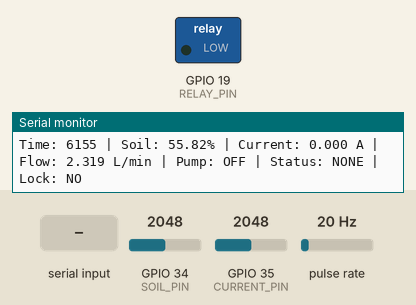
This sketch was run on a simulated ESP32. Parts: switched loads named in the sketch (green lamp = pin HIGH), the last lines printed to the serial monitor. Wiring (inferred from the names in the program): pulse sensor: data GPIO 18. The inputs (shaded band) are chosen by the test bench; at power-on: GPIO 34 (SOIL_PIN) = 2048, pulse rate 20 Hz, GPIO 35 (CURRENT_PIN) = 2048 (analog values on the 0–4095 scale).

Above: at 6.3 s.
6.4 s: GPIO 34 (SOIL_PIN) set to 2363
8.4 s: GPIO 34 (SOIL_PIN) set to 2457
At 9.7 s:
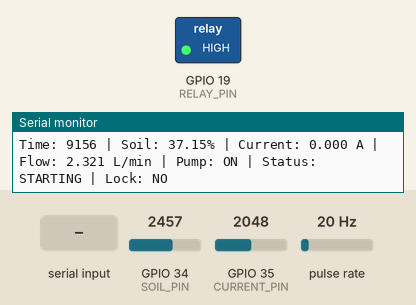
10.7 s: "S" received over Serial
12.2 s: pulse rate (sensor on GPIO 18) set to 4 Hz
16.2 s: GPIO 35 (CURRENT_PIN) set to 2172
18.6 s: GPIO 35 (CURRENT_PIN) set to 2047
At 24.7 s:
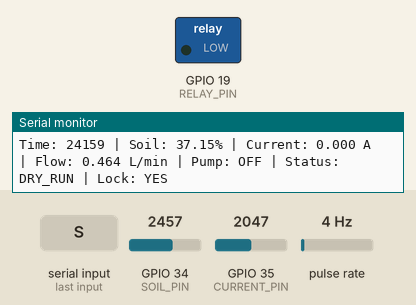
Timing chart, 0 to 25.7 s (numbered marks = the images above; inputs shaded):
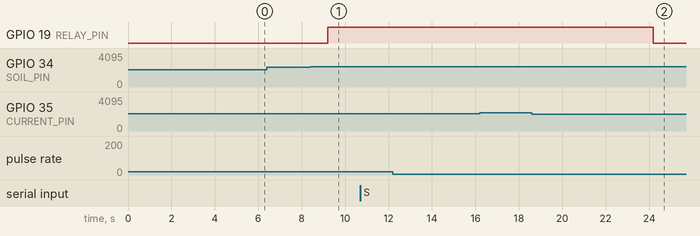

The sketch:

HybridFlow_ML_Baseline.ino
```cpp
// ============================================================
// HYBRIDFLOW / ZAQUAFLOW
// AUTOMATIC SOIL-BASED PUMP CONTROL
// RULE-BASED PUMP FAULT DETECTION & AUTO SHUTDOWN
// + SERIAL TELEMETRY FOR LAPTOP XGBOOST TESTING
//
// ESP32 pins:
// Soil moisture : GPIO 34
// Flow sensor   : GPIO 18
// ACS712        : GPIO 35
// Relay         : GPIO 19
//
// Serial commands (115200 baud):
// S = Manual Start Pump
// P = Manual Stop Pump
// R = Reset Fault Lock
//
// Fault classes:
// NORMAL, DRY_RUN, BLOCKAGE, CAVITATION
//
// Python telemetry format:
// ML,soil_moisture_pct,flow_lpm,current_a,pump_state,firmware_status
//
// IMPORTANT:
// - ML prediction runs on your laptop, not on this ESP32.
// - The ESP32 rule-based protection remains responsible for shutdown.
// - Keep the pump's water supply and outlet safely configured.
// ============================================================

#include <Arduino.h>
#include <math.h>

// ============================================================
// PIN DEFINITIONS
// ============================================================

#define SOIL_PIN        34
#define FLOW_PIN        18
#define CURRENT_PIN     35
#define RELAY_PIN       19

// ============================================================
// SENSOR CALIBRATION
// ============================================================

#define AIR_VALUE          3271
#define WATER_VALUE        1080
#define SENSITIVITY        0.100
#define PULSES_PER_LITRE   517.0

float zeroOffset = 0.0;

// ============================================================
// RELAY CONFIGURATION
// Change these if your relay module is active-LOW.
// ============================================================

#define PUMP_ON         HIGH
#define PUMP_OFF        LOW

// ============================================================
// AUTOMATIC SOIL CONTROL
// ============================================================

#define SOIL_PUMP_ON_THRESHOLD    40.0
#define SOIL_PUMP_OFF_THRESHOLD   70.0

// ============================================================
// RULE-BASED FAULT THRESHOLDS
// ============================================================

#define NORMAL_FLOW_MIN           1.80
#define LOW_FLOW_THRESHOLD        0.50
#define DRY_RUN_CURRENT_MAX       0.72
#define BLOCKAGE_CURRENT_MIN      0.73
#define CAVITATION_CURRENT_MIN    0.73

// ============================================================
// TIMING
// ============================================================

#define STARTUP_DELAY             5000UL
#define FAULT_CONFIRM_TIME        5000UL
#define SAMPLE_INTERVAL           1000UL

// ============================================================
// GLOBAL VARIABLES
// ============================================================

volatile unsigned long flowPulses = 0;

unsigned long lastFlowCalculation = 0;
unsigned long lastSampleTime = 0;

unsigned long pumpStartTime = 0;
unsigned long faultStartTime = 0;

float flowRate = 0.0;
float totalLitres = 0.0;
float currentA = 0.0;
float soilMoisture = 0.0;

bool pumpRunning = false;
bool faultLocked = false;

String currentFault = "NONE";

// ============================================================
// FLOW SENSOR INTERRUPT
// ============================================================

void IRAM_ATTR flowPulse()
{
  flowPulses++;
}

// ============================================================
// SOIL MOISTURE READING
// ============================================================

float readSoilMoisture()
{
  int raw = analogRead(SOIL_PIN);

  float moisture =
      ((float)(AIR_VALUE - raw) /
       (float)(AIR_VALUE - WATER_VALUE)) * 100.0;

  moisture = constrain(moisture, 0.0, 100.0);

  return moisture;
}

// ============================================================
// ACS712 ZERO-CURRENT CALIBRATION
// Keep the pump OFF during startup calibration.
// ============================================================

void calibrateCurrentSensor()
{
  const int samples = 1000;
  long total = 0;

  Serial.println();
  Serial.println("================================");
  Serial.println(" CURRENT SENSOR CALIBRATION");
  Serial.println("================================");
  Serial.println("Make sure pump is OFF.");
  Serial.println("Calibrating...");

  delay(2000);

  for (int i = 0; i < samples; i++)
  {
    total += analogRead(CURRENT_PIN);
    delay(2);
  }

  zeroOffset = total / (float)samples;

  Serial.print("Auto Zero Offset: ");
  Serial.println(zeroOffset, 2);

  Serial.println("Calibration complete.");
  Serial.println("================================");
  Serial.println();
}

// ============================================================
// ACS712 CURRENT READING
// ============================================================

float readCurrent()
{
  const int samples = 100;
  long total = 0;

  for (int i = 0; i < samples; i++)
  {
    total += analogRead(CURRENT_PIN);
    delayMicroseconds(200);
  }

  float rawAverage = total / (float)samples;

  float voltageDifference =
      ((rawAverage - zeroOffset) * 3.3) / 4095.0;

  float current = voltageDifference / SENSITIVITY;

  if (fabs(current) < 0.05)
  {
    current = 0.0;
  }

  return fabs(current);
}

// ============================================================
// FLOW RATE CALCULATION
// ============================================================

void calculateFlow()
{
  unsigned long now = millis();
  unsigned long elapsed = now - lastFlowCalculation;

  if (elapsed >= 1000UL)
  {
    noInterrupts();
    unsigned long pulses = flowPulses;
    flowPulses = 0;
    interrupts();

    float litres = pulses / PULSES_PER_LITRE;

    totalLitres += litres;

    flowRate = litres * (60000.0 / elapsed);

    lastFlowCalculation = now;
  }
}

// ============================================================
// START PUMP
// ============================================================

void startPump()
{
  if (faultLocked)
  {
    Serial.println();
    Serial.println("!!! PUMP START BLOCKED !!!");
    Serial.println("Fault lock is active.");
    Serial.println("Press R to reset the fault.");
    Serial.println();
    return;
  }

  digitalWrite(RELAY_PIN, PUMP_ON);

  pumpRunning = true;
  pumpStartTime = millis();
  faultStartTime = 0;
  currentFault = "STARTING";

  Serial.println();
  Serial.println("================================");
  Serial.println("       PUMP STARTED");
  Serial.println("================================");
  Serial.println("Fault monitoring starts after 5 seconds.");
}

// ============================================================
// STOP PUMP
// ============================================================

void stopPump()
{
  digitalWrite(RELAY_PIN, PUMP_OFF);

  pumpRunning = false;
  faultStartTime = 0;
  currentFault = "NONE";

  Serial.println();
  Serial.println(">>> PUMP OFF <<<");
}

// ============================================================
// AUTOMATIC FAULT SHUTDOWN
// ============================================================

void faultShutdown(String fault)
{
  digitalWrite(RELAY_PIN, PUMP_OFF);

  pumpRunning = false;
  currentFault = fault;
  faultLocked = true;
  faultStartTime = 0;

  Serial.println();
  Serial.println("========================================");
  Serial.println("        !!! FAULT DETECTED !!!");
  Serial.println("========================================");

  Serial.print("FAULT: ");
  Serial.println(fault);

  Serial.println("Pump automatically turned OFF.");
  Serial.println("FAULT LOCK ACTIVE.");
  Serial.println("Press R to reset fault.");
  Serial.println("========================================");
  Serial.println();
}

// ============================================================
// RESET FAULT LOCK
// ============================================================

void resetFault()
{
  if (!faultLocked)
  {
    Serial.println();
    Serial.println("No fault lock is active.");
    return;
  }

  faultLocked = false;
  faultStartTime = 0;
  currentFault = "NONE";

  Serial.println();
  Serial.println("========================================");
  Serial.println("          FAULT RESET");
  Serial.println("========================================");
  Serial.println("Fault lock cleared.");
  Serial.println("Automatic soil control is active.");
  Serial.println("========================================");
  Serial.println();
}

// ============================================================
// RULE-BASED FAULT DETECTION
// ============================================================

void detectFault()
{
  if (!pumpRunning)
  {
    return;
  }

  unsigned long now = millis();

  // Startup protection
  if (now - pumpStartTime < STARTUP_DELAY)
  {
    currentFault = "STARTING";
    faultStartTime = 0;
    return;
  }

  // NORMAL
  if (flowRate >= NORMAL_FLOW_MIN)
  {
    currentFault = "NORMAL";
    faultStartTime = 0;
    return;
  }

  // CAVITATION
  if (flowRate >= LOW_FLOW_THRESHOLD &&
      flowRate < NORMAL_FLOW_MIN &&
      currentA >= CAVITATION_CURRENT_MIN)
  {
    if (currentFault != "CAVITATION")
    {
      currentFault = "CAVITATION";
      faultStartTime = now;
      Serial.println("WARNING: CAVITATION CONDITION");
    }

    if (now - faultStartTime >= FAULT_CONFIRM_TIME)
    {
      faultShutdown("CAVITATION");
    }

    return;
  }

  // VERY LOW FLOW: DRY RUN or BLOCKAGE
  if (flowRate < LOW_FLOW_THRESHOLD)
  {
    // DRY RUN
    if (currentA <= DRY_RUN_CURRENT_MAX)
    {
      if (currentFault != "DRY_RUN")
      {
        currentFault = "DRY_RUN";
        faultStartTime = now;
        Serial.println("WARNING: DRY RUN CONDITION");
      }

      if (now - faultStartTime >= FAULT_CONFIRM_TIME)
      {
        faultShutdown("DRY_RUN");
      }

      return;
    }

    // BLOCKAGE
    if (currentA >= BLOCKAGE_CURRENT_MIN)
    {
      if (currentFault != "BLOCKAGE")
      {
        currentFault = "BLOCKAGE";
        faultStartTime = now;
        Serial.println("WARNING: BLOCKAGE CONDITION");
      }

      if (now - faultStartTime >= FAULT_CONFIRM_TIME)
      {
        faultShutdown("BLOCKAGE");
      }

      return;
    }
  }

  // UNKNOWN
  currentFault = "UNKNOWN";
  faultStartTime = 0;
}

// ============================================================
// AUTOMATIC SOIL-BASED PUMP CONTROL
// ============================================================

void automaticSoilControl()
{
  // Never automatically restart while fault lock is active.
  if (faultLocked)
  {
    return;
  }

  // Soil too dry: start pump.
  if (!pumpRunning &&
      soilMoisture < SOIL_PUMP_ON_THRESHOLD)
  {
    Serial.println();
    Serial.println("================================");
    Serial.println(" AUTOMATIC PUMP START");
    Serial.println("================================");

    Serial.print("Soil Moisture: ");
    Serial.print(soilMoisture, 2);
    Serial.println("%");

    Serial.println("Soil below 40%.");
    Serial.println("Starting pump automatically.");

    startPump();
    return;
  }

  // Soil sufficiently wet: stop pump.
  if (pumpRunning &&
      soilMoisture >= SOIL_PUMP_OFF_THRESHOLD)
  {
    Serial.println();
    Serial.println("================================");
    Serial.println(" AUTOMATIC PUMP STOP");
    Serial.println("================================");

    Serial.print("Soil Moisture: ");
    Serial.print(soilMoisture, 2);
    Serial.println("%");

    Serial.println("Soil reached 70%.");
    Serial.println("Stopping pump automatically.");

    stopPump();
    return;
  }
}

// ============================================================
// MACHINE-READABLE TELEMETRY FOR PYTHON XGBOOST
// ============================================================

void sendMLTelemetry()
{
  // Exact format expected by live_zaquaflow_serial.py:
  // ML,soil_moisture_pct,flow_lpm,current_a,pump_state,firmware_status

  Serial.print("ML,");
  Serial.print(soilMoisture, 2);
  Serial.print(",");
  Serial.print(flowRate, 3);
  Serial.print(",");
  Serial.print(currentA, 3);
  Serial.print(",");
  Serial.print(pumpRunning ? "ON" : "OFF");
  Serial.print(",");
  Serial.println(currentFault);
}

// ============================================================
// SETUP
// ============================================================

void setup()
{
  Serial.begin(115200);
  delay(1000);

  pinMode(SOIL_PIN, INPUT);
  pinMode(CURRENT_PIN, INPUT);
  pinMode(FLOW_PIN, INPUT_PULLUP);

  pinMode(RELAY_PIN, OUTPUT);
  digitalWrite(RELAY_PIN, PUMP_OFF);

  // ESP32 ADC configuration
  analogReadResolution(12);

  // Current sensor calibration: pump must be OFF.
  calibrateCurrentSensor();

  attachInterrupt(
      digitalPinToInterrupt(FLOW_PIN),
      flowPulse,
      RISING
  );

  lastFlowCalculation = millis();

  Serial.println();
  Serial.println("==========================================");
  Serial.println("       HYBRIDFLOW MONITORING SYSTEM");
  Serial.println("==========================================");

  Serial.println();
  Serial.println("COMMANDS:");
  Serial.println("S -> MANUAL START");
  Serial.println("P -> MANUAL STOP");
  Serial.println("R -> RESET FAULT LOCK");

  Serial.println();
  Serial.println("AUTOMATIC SOIL CONTROL:");

  Serial.print("Pump ON  when Soil < ");
  Serial.print(SOIL_PUMP_ON_THRESHOLD);
  Serial.println("%");

  Serial.print("Pump OFF when Soil >= ");
  Serial.print(SOIL_PUMP_OFF_THRESHOLD);
  Serial.println("%");

  Serial.println();
  Serial.println("FAULT DETECTION:");
  Serial.println("NORMAL");
  Serial.println("DRY_RUN");
  Serial.println("BLOCKAGE");
  Serial.println("CAVITATION");

  Serial.println();
  Serial.println("ML SERIAL TELEMETRY: ENABLED");
  Serial.println("Baud rate: 115200");
  Serial.println("SYSTEM READY");
  Serial.println();
}

// ============================================================
// MAIN LOOP
// ============================================================

void loop()
{
  // ----------------------------------------------------------
  // SERIAL COMMANDS
  // ----------------------------------------------------------

  if (Serial.available() > 0)
  {
    char command = (char)Serial.read();

    if (command >= 'a' && command <= 'z')
    {
      command = command - 'a' + 'A';
    }

    if (command == 'S')
    {
      if (!pumpRunning)
      {
        startPump();
      }
      else
      {
        Serial.println("Pump is already ON.");
      }
    }
    else if (command == 'P')
    {
      if (pumpRunning)
      {
        stopPump();
      }
      else
      {
        Serial.println("Pump is already OFF.");
      }
    }
    else if (command == 'R')
    {
      resetFault();
    }
  }

  // ----------------------------------------------------------
  // FLOW CALCULATION
  // ----------------------------------------------------------

  calculateFlow();

  // ----------------------------------------------------------
  // SENSOR SAMPLING
  // ----------------------------------------------------------

  unsigned long now = millis();

  if (now - lastSampleTime >= SAMPLE_INTERVAL)
  {
    lastSampleTime = now;

    soilMoisture = readSoilMoisture();
    currentA = readCurrent();

    // Existing local control and safety logic.
    automaticSoilControl();
    detectFault();

    // Send one machine-readable line for laptop inference.
    sendMLTelemetry();

    // Human-readable serial monitor output.
    Serial.print("Time: ");
    Serial.print(now);

    Serial.print(" | Soil: ");
    Serial.print(soilMoisture, 2);
    Serial.print("%");

    Serial.print(" | Current: ");
    Serial.print(currentA, 3);
    Serial.print(" A");

    Serial.print(" | Flow: ");
    Serial.print(flowRate, 3);
    Serial.print(" L/min");

    Serial.print(" | Pump: ");
    Serial.print(pumpRunning ? "ON" : "OFF");

    Serial.print(" | Status: ");
    Serial.print(currentFault);

    Serial.print(" | Lock: ");
    Serial.println(faultLocked ? "YES" : "NO");
  }
}
```

Measured:
- the behaviour switches between 2394 and 2395 on GPIO 34 (SOIL_PIN) (found by bisection; images 0 and 1)
- after the input at 8.4 s, GPIO 19 (RELAY_PIN): LOW → HIGH after 0.80 s
- after the input at 18.6 s, GPIO 19 (RELAY_PIN): HIGH → LOW after 5.6 s instead of 3.6 s
